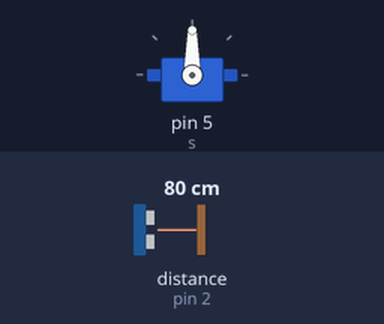
Simulated run of this sketch. Board: Arduino Uno, built with avr-gcc and run on an emulated ATmega328P. Parts: servo. Wiring (inferred from the names in the program): ultrasonic range finder: trigger pin 3; echo pin 2. Inputs (shaded band) come from the test bench; at power-on: distance to the obstacle (sensor on pin 2) 80 cm. The echo pulse lasts 58.3 µs per cm; what the sketch prints to the serial monitor is not drawn.

Above: at 0.05 s.
Timing chart, 0 to 3.0 s (numbered marks = the images above):
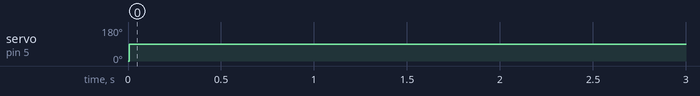

Measured:
- by itself, servo on pin 5 (s): 0° → 90° at 0.01 s

The sketch:

code.ino
```cpp
#include <Servo.h>
Servo s;

int trigg = 3;
int echo = 2;

void setup()
{
  	s.attach(5);
	pinMode(trigg, OUTPUT);
	pinMode(echo, INPUT);
	Serial.begin(9600);
}

void loop()
{
  s.write(0);
  	digitalWrite(trigg, LOW);
  	digitalWrite(trigg, HIGH);
  	delayMicroseconds(10);
  	digitalWrite(trigg, LOW);

  	float dur = pulseIn(echo, HIGH);
  	float dist = (dur/2)*0.034;

  	Serial.println(dist);

    if(dist<300) {
      s.write(90);
      delay(1000);
      s.write(0);
    }

}
```
